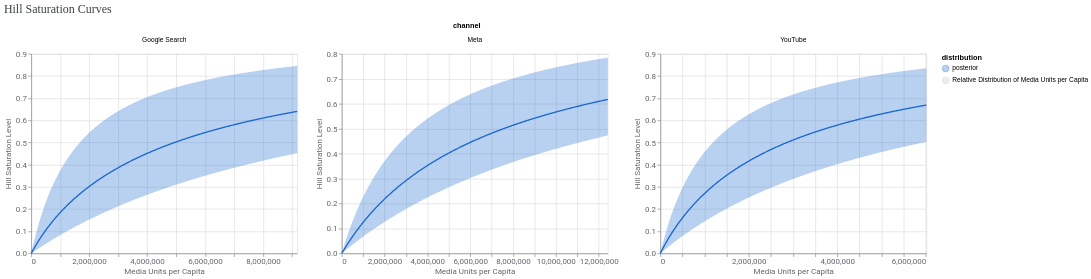
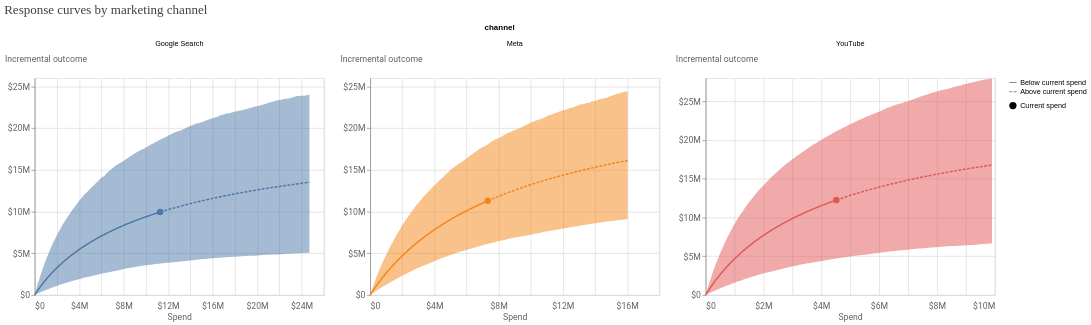

The notebook cell saved with these charts, in order:
### Markdown cell above
## 12. Interactive marketing budget lab — per-channel saturation and spend scenarios

**Run this section after sampling the posterior, using the same fitted `mmm` object.** You do **not** need to refit Meridian when changing a budget.

There are two different charts:

- **Hill curves:** exposure (e.g., impressions) vs a *relative* saturation effect, before translating it into a monetary budget.
- **Spend-response curves:** dollars spent vs incremental KPI predicted by the fitted Bayesian MMM, under Meridian's fixed historical media flighting and cost-per-media-unit assumptions.

**KPI caution:** The original starter notebook models `revenue`, so its scenario units are **USD revenue**, even if `use_kpi=True`. To see incremental *conversions* you must first fit a model whose actual `kpi` column is total first-party conversions. Merely relabeling a revenue model will not convert it.

### Code cell
# Install ipywidgets into this same conda environment if needed:
# %pip install ipywidgets
# Restart the kernel only if the install requests it (then rerun the notebook).

from IPython.display import display
from meridian.analysis import visualizer, optimizer
import numpy as np
import pandas as pd
import matplotlib.pyplot as plt

if "mmm" not in globals() or getattr(mmm.inference_data, "posterior", None) is None:
    raise RuntimeError("Fit `mmm.sample_posterior(...)` first; an HTML report alone is not enough.")

# use_kpi=True ensures that conversion-trained models report number of conversions
# (not revenue_per_kpi-scaled revenue). For revenue models, KPI is still revenue.
media_effects_kpi = visualizer.MediaEffects(mmm, use_kpi=True)

print("MERIDIAN: HILL SATURATION CURVES")
hill_charts = media_effects_kpi.plot_hill_curves(include_prior=False, include_ci=True)
for kind, chart in hill_charts.items():
    print(f"Channel type: {kind}")
    display(chart)

print("MERIDIAN: SPEND / INCREMENTAL KPI RESPONSE CURVES")
display(media_effects_kpi.plot_response_curves(plot_separately=True, include_ci=True))

### Figure 1 — Vega-Lite specification as saved in the notebook (floating-point values rounded to 4 significant figures; data arrays with more than 128 entries replaced by an {"elided": "..."} marker saying what was removed)
{"config": {"view": {"continuousWidth": 300, "continuousHeight": 300}, "axis": {"labelColor": "#5F6368", "labelFont": "Roboto", "labelFontSize": 12, "titleColor": "#5F6368", "titleFont": "Roboto", "titleFontSize": 12, "titleFontWeight": "normal"}, "legend": {"labelLimit": 0}}, "data": {"name": "data-1b596d62cfd5915fbdd37b9b457a732b"}, "facet": {"field": "channel", "type": "nominal"}, "spec": {"layer": [{"mark": {"type": "rect", "color": "#C3C7C9", "opacity": 0.4}, "encoding": {"x": {"field": "start_interval_histogram", "type": "quantitative"}, "x2": {"field": "end_interval_histogram"}, "y": {"field": "scaled_count_histogram", "type": "quantitative"}}}, {"mark": {"type": "line"}, "encoding": {"color": {"field": "distribution", "scale": {"domain": ["posterior", "Relative Distribution of Media Units per Capita"], "range": ["#1967D2", "#C3C7C9"]}, "type": "nominal"}, "x": {"field": "media_units", "scale": {"nice": false}, "title": "Media Units per Capita", "type": "quantitative"}, "y": {"field": "mean", "title": "Hill Saturation Level", "type": "quantitative"}}}, {"mark": {"type": "area", "opacity": 0.3}, "encoding": {"color": {"field": "distribution", "scale": {"domain": ["posterior", "Relative Distribution of Media Units per Capita"], "range": ["#1967D2", "#C3C7C9"]}, "type": "nominal"}, "x": {"field": "media_units", "type": "quantitative"}, "y": {"field": "ci_lo", "type": "quantitative"}, "y2": {"field": "ci_hi"}}}], "width": 400}, "columns": 3, "resolve": {"scale": {"x": "independent", "y": "independent"}}, "title": {"text": "Hill Saturation Curves", "anchor": "start", "color": "#3C4043", "font": "Google Sans Display", "fontSize": 18, "fontWeight": "normal", "offset": 10}, "$schema": "https://vega.github.io/schema/vega-lite/v6.4.1.json", "datasets": {"data-1b596d62cfd5915fbdd37b9b457a732b": {"elided": "1500 records"}}}

### Figure 2 — Vega-Lite specification as saved in the notebook (floating-point values rounded to 4 significant figures; data arrays with more than 128 entries replaced by an {"elided": "..."} marker saying what was removed)
{"config": {"view": {"continuousWidth": 300, "continuousHeight": 300}, "axis": {"labelColor": "#5F6368", "labelFont": "Roboto", "labelFontSize": 12, "titleColor": "#5F6368", "titleFont": "Roboto", "titleFontSize": 12, "titleFontWeight": "normal"}}, "data": {"name": "data-f3cc32a695318300ebcfbc5fc38fbd18"}, "facet": {"field": "channel", "type": "nominal"}, "spec": {"layer": [{"mark": {"type": "line"}, "encoding": {"color": {"field": "channel", "type": "nominal"}, "strokeDash": {"field": "spend_level", "legend": {"title": null}, "sort": "descending", "type": "nominal"}, "x": {"axis": {"domainColor": "#DADCE0", "labelExpr": "(datum.value < 0 ? '-' : '') + '$' + replace(format(abs(datum.value), '.3~s'), 'G', 'B')", "labelPadding": 10, "ticks": false}, "field": "spend", "title": "Spend", "type": "quantitative"}, "y": {"axis": {"labelExpr": "(datum.value < 0 ? '-' : '') + '$' + replace(format(abs(datum.value), '.3~s'), 'G', 'B')", "titleAlign": "left", "titleAngle": 0, "titleY": -20}, "field": "mean", "title": "Incremental outcome", "type": "quantitative"}}, "transform": [{"calculate": "datum.spend_multiplier >= 1.0 ? \"Above current spend\" : \"Below current spend\"", "as": "spend_level"}]}, {"mark": {"type": "point", "filled": true, "opacity": 1, "size": 80}, "encoding": {"color": {"field": "channel", "type": "nominal"}, "shape": {"field": "current_spend", "legend": {"title": null}, "type": "nominal"}, "tooltip": [{"field": "spend", "type": "quantitative"}, {"field": "mean", "type": "quantitative"}], "x": {"axis": {"domainColor": "#DADCE0", "labelExpr": "(datum.value < 0 ? '-' : '') + '$' + replace(format(abs(datum.value), '.3~s'), 'G', 'B')", "labelPadding": 10, "ticks": false}, "field": "spend", "title": "Spend", "type": "quantitative"}, "y": {"axis": {"labelExpr": "(datum.value < 0 ? '-' : '') + '$' + replace(format(abs(datum.value), '.3~s'), 'G', 'B')", "titleAlign": "left", "titleAngle": 0, "titleY": -20}, "field": "mean", "title": "Incremental outcome", "type": "quantitative"}}, "transform": [{"calculate": "datum.spend_multiplier >= 1.0 ? \"Above current spend\" : \"Below current spend\"", "as": "spend_level"}, {"filter": "(datum.spend_multiplier === 1.0)"}]}, {"mark": {"type": "area", "opacity": 0.5}, "encoding": {"color": {"field": "channel", "legend": null, "type": "nominal"}, "x": {"field": "spend", "type": "quantitative"}, "y": {"field": "ci_lo", "type": "quantitative"}, "y2": {"field": "ci_hi"}}, "transform": [{"calculate": "datum.spend_multiplier >= 1.0 ? \"Above current spend\" : \"Below current spend\"", "as": "spend_level"}]}], "width": 400}, "columns": 3, "resolve": {"scale": {"x": "independent", "y": "independent"}}, "title": {"text": "Response curves by marketing channel ", "anchor": "start", "color": "#3C4043", "font": "Google Sans Display", "fontSize": 18, "fontWeight": "normal", "offset": 10}, "$schema": "https://vega.github.io/schema/vega-lite/v6.4.1.json", "datasets": {"data-f3cc32a695318300ebcfbc5fc38fbd18": {"elided": "660 records"}}}
